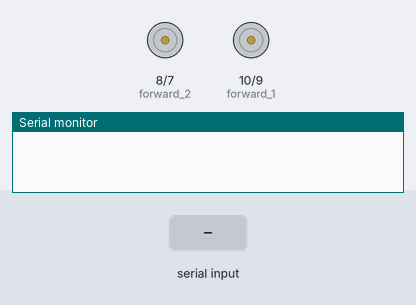
The sketch below on a simulated Arduino Uno, built with avr-gcc and run on an emulated ATmega328P. Shown: motor-driver pin pairs drawn as motors (green arrow = first pin HIGH = forward, orange = second pin HIGH = backward, longer = more drive), the last lines printed to the serial monitor. The inputs (shaded band) are chosen by the test bench.

Above: at 1.2 s.
1.3 s: "0" received over Serial
At 2.0 s:
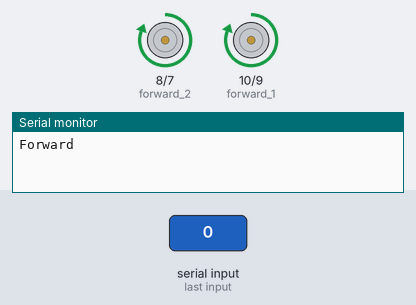
2.8 s: "1" received over Serial
At 3.1 s:
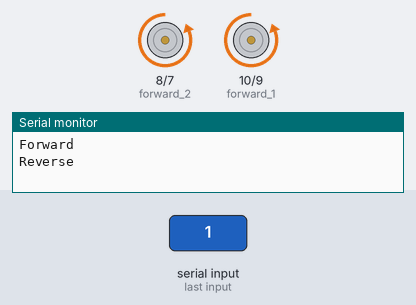
4.3 s: "2" received over Serial
At 5.5 s:
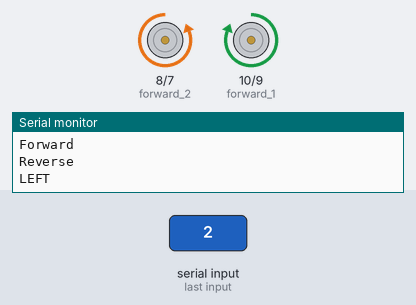
5.8 s: "3" received over Serial
At 6.6 s:
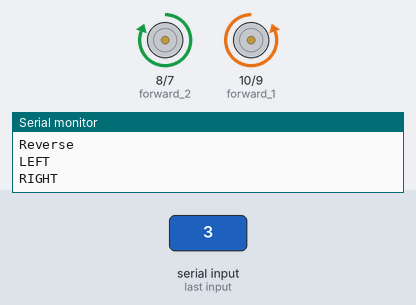
7.3 s: "F" received over Serial
At 7.7 s:
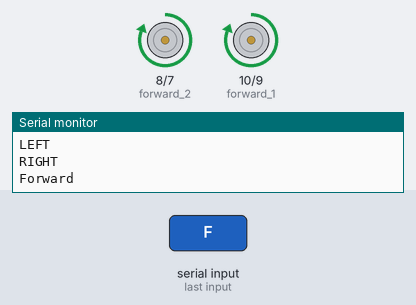
8.8 s: "R" received over Serial
At 10.1 s:
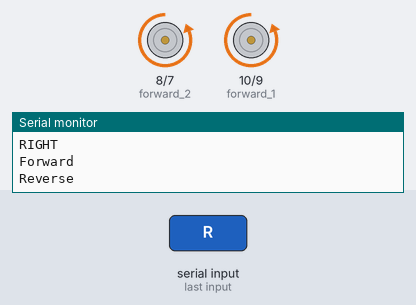
Timing chart, 0 to 11.3 s (numbered marks = the images above; inputs shaded):
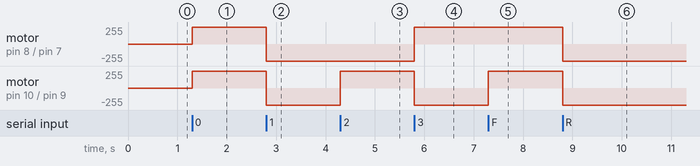

Measured:
- after the input at 1.3 s, motor on pin 8 (forward_2) / pin 7 (reverse_2), motor on pin 10 (forward_1) / pin 9 (reverse_1): stopped → forward 255/255 at once
- after the input at 2.8 s, motor on pin 8 (forward_2) / pin 7 (reverse_2), motor on pin 10 (forward_1) / pin 9 (reverse_1): forward 255/255 → backward 255/255 at once
- after the input at 4.3 s, motor on pin 10 (forward_1) / pin 9 (reverse_1): backward 255/255 → forward 255/255 at once
- after the input at 5.8 s, motor on pin 8 (forward_2) / pin 7 (reverse_2): backward 255/255 → forward 255/255 at once; motor on pin 10 (forward_1) / pin 9 (reverse_1): forward 255/255 → backward 255/255 at once
- after the input at 7.3 s, motor on pin 10 (forward_1) / pin 9 (reverse_1): backward 255/255 → forward 255/255 at once
- after the input at 8.8 s, motor on pin 8 (forward_2) / pin 7 (reverse_2), motor on pin 10 (forward_1) / pin 9 (reverse_1): forward 255/255 → backward 255/255 at once

The sketch:

wireless_robot.ino
```cpp
int forward_1=10;
int reverse_1=9;
int forward_2=8;
int reverse_2=7;
int state=0;
int flag=0;
void setup(){
  pinMode(forward_1,OUTPUT);
  pinMode(reverse_1,OUTPUT);
  pinMode(forward_2,OUTPUT);
  pinMode(reverse_2,OUTPUT);
  Serial.begin(38400);
}
void loop(){
  if(Serial.available()>0){
    state=NULL;
    state=Serial.read();
    flag=0;
    if(state=='0' or state=='F'){
      digitalWrite(forward_1,HIGH);
      digitalWrite(reverse_1,LOW);
      digitalWrite(forward_2,HIGH);
      digitalWrite(reverse_2,LOW);
      if(flag==0){
        Serial.println("Forward");
        flag=1;
      }
    }
    else if(state=='1' or state=='R'){
      digitalWrite(forward_1,LOW);
      digitalWrite(reverse_1,HIGH);
      digitalWrite(forward_2,LOW);
      digitalWrite(reverse_2,HIGH);
      if(flag==0){
        Serial.println("Reverse");
        flag=1;
      }
     }
    else if(state=='2' or state=='L'){
      digitalWrite(forward_1,HIGH);
      digitalWrite(reverse_1,LOW);
      digitalWrite(forward_2,LOW);
      digitalWrite(reverse_2,HIGH);
      if(flag==0){
        Serial.println("LEFT");
        flag=1;
        }
      }
    else if(state=='3' or state=='R'){
      digitalWrite(forward_1,LOW);
      digitalWrite(reverse_1,HIGH);
      digitalWrite(forward_2,HIGH);
      digitalWrite(reverse_2,LOW);
      if(flag==0){
        Serial.println("RIGHT");
        flag=1;
        }
      }
    else if(state=='4' or state=='S'){
      digitalWrite(forward_1,LOW);
      digitalWrite(reverse_1,LOW);
      digitalWrite(forward_2,LOW);
      digitalWrite(reverse_2,LOW);
      if(flag==0){
        Serial.println("STOP");
        flag=1;
        }
      }

  }
}
```
